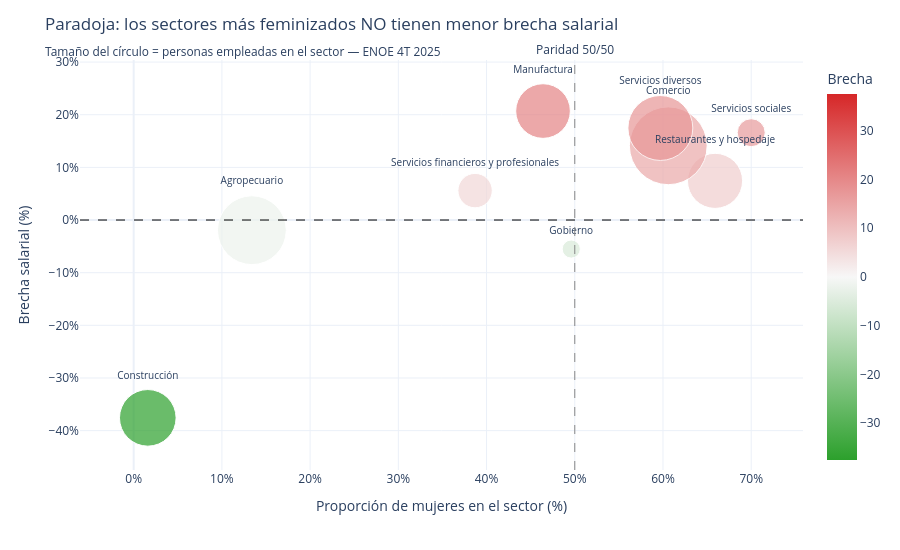

Notebook code for this chart:
### Markdown cell above
### G3 — La paradoja de la feminización

Los sectores más feminizados **no** tienen menor brecha salarial. Al contrario, los sectores con mayoría de mujeres (servicios sociales, comercio, restaurantes) están entre los de mayor brecha, mientras los sectores con pocas mujeres (construcción, transportes) las favorecen. Esto apoya la tesis de Goldin: **el problema no es el acceso al salario, es el acceso al sector**.

### Code cell
df_plot = df_sec[df_sec['brecha'].between(-60, 30)].copy()

fig_g3 = px.scatter(
    df_plot, x='pct_mujeres', y='brecha',
    size='poblacion', size_max=55,
    color='brecha',
    color_continuous_scale=[COLOR_VERDE, '#f7f7f7', COLOR_ROJO],
    color_continuous_midpoint=0,
    text='sector',
    hover_data={'ih': ':.0f', 'im': ':.0f', 'poblacion': ':,.0f'}
)
fig_g3.update_traces(textposition='top center', textfont_size=10)
fig_g3.add_hline(y=0, line_dash='dash', line_color='black', line_width=1)
fig_g3.add_vline(x=50, line_dash='dash', line_color=COLOR_GRIS, line_width=1,
                 annotation_text='Paridad 50/50', annotation_position='top')

fig_g3.update_layout(
    title='Paradoja: los sectores más feminizados NO tienen menor brecha salarial<br>'
          '<sub>Tamaño del círculo = personas empleadas en el sector — ENOE 4T 2025</sub>',
    template='plotly_white', height=550,
    xaxis_title='Proporción de mujeres en el sector (%)',
    yaxis_title='Brecha salarial (%)',
    xaxis_ticksuffix='%', yaxis_ticksuffix='%',
    coloraxis_colorbar_title='Brecha'
)
#fig_g3.write_html(RUTA_DASH / 'g3_feminizacion_vs_brecha.html', include_plotlyjs='cdn')
fig_g3.show()

### Figure 1 — Plotly figure (JSON) as saved in the notebook; plotly's stock layout.template omitted (floating-point values rounded to 4 significant figures)
{"data": [{"customdata": [[52.83, 72.68, 14880000.0], [55.61, 58.68, 1524000.0], [32.55, 33.18, 21960000.0], [69.53, 65.65, 5485000.0], [45.52, 42.13, 14090000.0], [40.24, 34.56, 28080000.0], [80.32, 67.01, 3633000.0], [59.22, 48.87, 19580000.0], [44.2, 35.05, 13850000.0]], "hovertemplate": "pct_mujeres=%{x}<br>brecha=%{marker.color}<br>poblacion=%{customdata[2]:,.0f}<br>sector=%{text}<br>ih=%{customdata[0]:.0f}<br>im=%{customdata[1]:.0f}<extra></extra>", "legendgroup": "", "marker": {"color": [-37.57, -5.51, -1.93, 5.59, 7.44, 14.1, 16.58, 17.48, 20.7], "coloraxis": "coloraxis", "size": [14878244, 1524126, 21957217, 5485085, 14093744, 28075157, 3632904, 19575943, 13851312], "sizemode": "area", "sizeref": 9281.0, "symbol": "circle"}, "mode": "markers+text", "name": "", "orientation": "v", "showlegend": false, "text": ["Construcción", "Gobierno", "Agropecuario", "Servicios financieros y profesionales", "Restaurantes y hospedaje", "Comercio", "Servicios sociales", "Servicios diversos", "Manufactura"], "textfont": {"size": 10}, "textposition": "top center", "type": "scatter", "x": [1.6, 49.6, 13.4, 38.7, 65.9, 60.6, 70.0, 59.7, 46.4], "xaxis": "x", "y": [-37.57, -5.51, -1.93, 5.59, 7.44, 14.1, 16.58, 17.48, 20.7], "yaxis": "y"}], "layout": {"annotations": [{"showarrow": false, "text": "Paridad 50/50", "x": 50, "xanchor": "center", "xref": "x", "y": 1, "yanchor": "bottom", "yref": "y domain"}], "coloraxis": {"cmid": 0, "colorbar": {"title": {"text": "Brecha"}}, "colorscale": [[0, "#2ca02c"], [0.5, "#f7f7f7"], [1, "#d62728"]]}, "height": 550, "legend": {"itemsizing": "constant", "tracegroupgap": 0}, "margin": {"t": 60}, "shapes": [{"line": {"color": "black", "dash": "dash", "width": 1}, "type": "line", "x0": 0, "x1": 1, "xref": "x domain", "y0": 0, "y1": 0, "yref": "y"}, {"line": {"color": "#888888", "dash": "dash", "width": 1}, "type": "line", "x0": 50, "x1": 50, "xref": "x", "y0": 0, "y1": 1, "yref": "y domain"}], "title": {"text": "Paradoja: los sectores más feminizados NO tienen menor brecha salarial<br><sub>Tamaño del círculo = personas empleadas en el sector — ENOE 4T 2025</sub>"}, "xaxis": {"anchor": "y", "domain": [0, 1], "ticksuffix": "%", "title": {"text": "Proporción de mujeres en el sector (%)"}}, "yaxis": {"anchor": "x", "domain": [0, 1], "ticksuffix": "%", "title": {"text": "Brecha salarial (%)"}}}}
